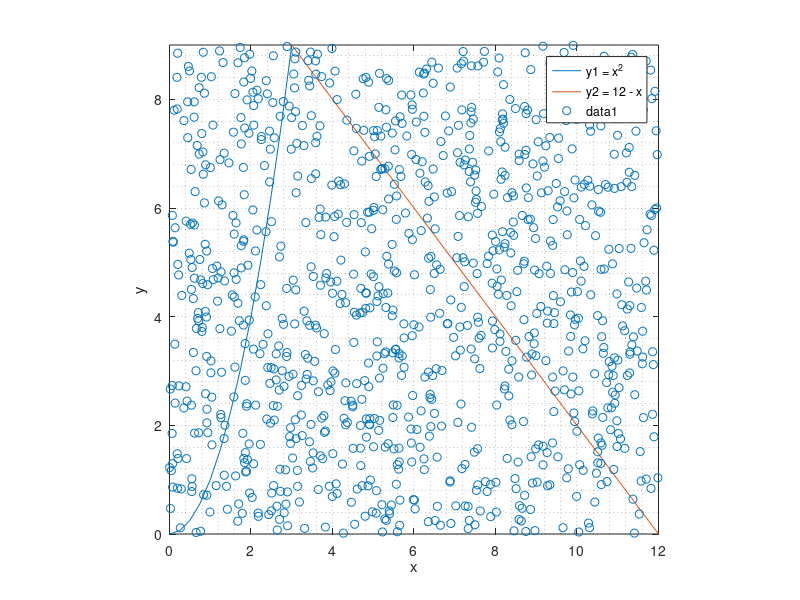

The MATLAB source for this figure:
clear; clc; clf;
% this script tests Monte-Carlo to calculate area. 
%% plot pattern. 
xaxis = 0 : 0.25 : 12;
y1 = xaxis .^ 2;
y2 = 12 - xaxis;
plot(xaxis, y1, xaxis, y2);
xlabel('x');
ylabel('y');
legend('y1 = x^2','y2 = 12 - x');
axis([0 12 0 9]);
grid minor
%% Monte Carlo.
% total number of random points.
N = 1000;
% generate N random points.
x = unifrnd(0, 12, [1, N]);
y = unifrnd(0, 9, [1, N]);
% calculate frequency, i.e. how many points are inside the pattern.
freq = sum(y < x .^ 2 & x <= 3) + sum(y < 12 - x & x >= 3);
% area of the rectangle.
areaRec = 12 * 9;
ratio = freq / N;
area = areaRec * (freq / N);

hold on
scatter(x, y)
axis square

% Monte-Carlo can be pseudo-random in this case. If not pseudo-random, use
% low-discrepancy sequence such as Halton or Hammersley or Sobol sequence. 
